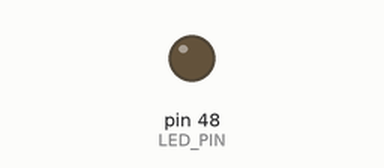
A sketch run on a simulated Arduino Mega 2560, built with avr-gcc and run on an emulated ATmega2560. Parts: output pins drawn as LEDs (lit = HIGH).

Above: at 0.6 s.
At 2.5 s:
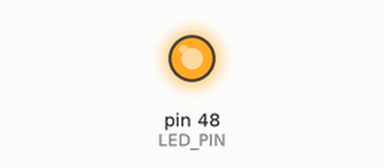
Timing chart, 0 to 6.7 s (numbered marks = the images above):
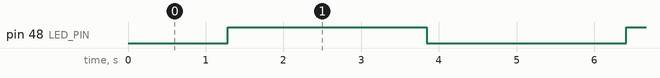

The sketch:

sketch_dec18a.ino
```cpp
// 使用Arduino 自带的 analogWrite(pin, value) 函数方式：

// 宏定义 GPIO 输出引脚
#define LED_PIN 48

void setup()
{
      pinMode(LED_PIN, OUTPUT);
      // 配置 GPIO 输出引脚

}

void loop()
{
      // 实现渐亮效果
      for(int i=0;i<256;i++)
      {
            // 设置亮度模拟值，占空比不断加大
            analogWrite(LED_PIN, i);
            // 延时 10ms
            delay(10);
      }
      // 实现渐灭效果
      for(int i=255;i>=0;i--)
      {
            // 设置亮度模拟值，占空比不断减少
            analogWrite(LED_PIN, i);
            // 延时 10ms
            delay(10);
      }
}
```

Measured:
- by itself, pin 48 (LED_PIN): alternates HIGH for 2.6 s and LOW for 2.6 s
